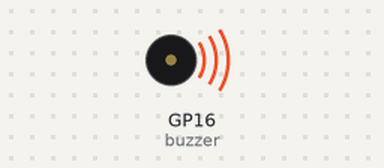
Simulated run of this program. Board: Raspberry Pi Pico running MicroPython. Parts: buzzer (waves = sounding). At 17.9 s the program stops and its outputs stay as they are.

Above: at 0.1 s.
At 17.9 s:
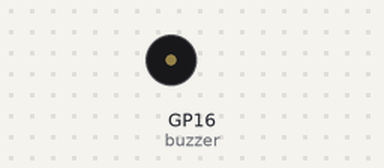
Timing chart, 0 to 19.4 s (numbered marks = the images above):
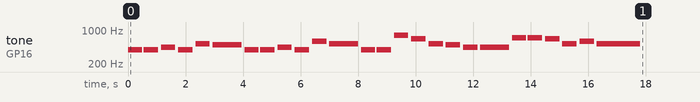

Measured:
- by itself, tone on GP16 (buzzer): plays 392 Hz for 0.50 s, 392 Hz for 0.50 s, 440 Hz for 0.50 s, 392 Hz for 0.50 s, 523 Hz for 0.50 s, 494 Hz for 1.0 s … (26 notes in this stretch)

The program:

music.py
```python
from machine import Pin, PWM, ADC
import utime

# 定义音符和频率
notes = {
    'c': 261,# 1
    'd': 294,# 2
    'e': 329,# 3
    'f': 349,# 4
    'g': 392,# 5
    'a': 440,# 6
    'b': 494,# 7
    'C': 523,# ·1
    'D': 587,# ·2
    'E': 659,# ·3
    'F': 698,# ·4
    'G': 784,# ·5
    'A': 880,# ·6
    'B': 988 # ·7
}

# 歌曲序列，每个元素是一个元组，包含音符、播放时间和停顿时间
song = [
    # 祝你生日快乐
    ('g', 0.5, 0.05),
    ('g', 0.5, 0.1),
    ('a', 0.5, 0.1),
    ('g', 0.5, 0.1),
    ('C', 0.5, 0.1),
    ('b', 1, 0.1),

    # 祝你生日快乐
    ('g', 0.5, 0.05),
    ('g', 0.5, 0.1),
    ('a', 0.5, 0.1),
    ('g', 0.5, 0.1),
    ('D', 0.5, 0.1),
    ('C', 1, 0.1),

    # 祝你生日快乐
    ('g', 0.5, 0.05),
    ('g', 0.5, 0.1),
    ('G', 0.5, 0.1),
    ('E', 0.5, 0.1),
    ('C', 0.5, 0.1),
    ('b', 0.5, 0.1),
    ('a', 0.5, 0.1),
    ('a', 1, 0.1),

    # 祝你生日快乐
    ('F', 0.5, 0.05),
    ('F', 0.5, 0.1),
    ('E', 0.5, 0.1),
    ('C', 0.5, 0.1),
    ('D', 0.5, 0.1),
    ('C', 1.5, 0.1)
]

# 无源蜂鸣器引脚
buzzer = PWM(Pin(16))

# 通过PWM播放音符
def play_note(note, play_time, pause_time):
    buzzer.freq(notes[note])
    buzzer.duty_u16(1000)
    utime.sleep(play_time)
    buzzer.duty_u16(0)
    utime.sleep(pause_time)

# 主程序
if __name__ == '__main__':
    for note, play_time, pause_time in song:
        play_note(note, play_time, pause_time)
```
